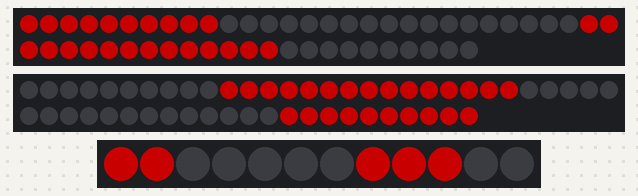
Recording of a sketch running on a simulated Arduino Uno, built with avr-gcc and run on an emulated ATmega328P. On the bench: 2 × 53 RGB LEDs in strip order, left to right, continuing on the next row, 12 RGB LEDs in strip order, left to right. Dim RGB values are drawn brighter than linear.

Above: at 0.06 s.
At 94.53 s:
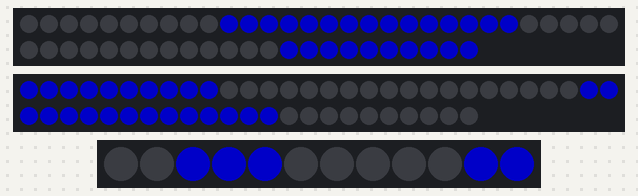

The sketch:

Police_Lights_7.ino
```cpp
/*
Police lights using FastLED library
*/

#define FASTLED_INTERNAL
#include "FastLED.h"
#define COLOR_ORDER GRB
#define LED_TYPE WS2812
#define NUM_LEDS 53
#define NUM_LEDS3 12

CRGBArray<NUM_LEDS> leds1;
CRGBArray<NUM_LEDS> leds2;
CRGBArray<NUM_LEDS3> leds3;
//bottom row led strip arrays are leds1
//top row led strip arrays are leds2
CRGBSet group1(leds1(0,4));
CRGBSet group2(leds1(5,9));
CRGBSet group3(leds1(10,14));
CRGBSet group4(leds1(15,19));
CRGBSet group5(leds1(20,24));
CRGBSet group6(leds1(28,32));
CRGBSet group7(leds1(33,37));
CRGBSet group8(leds1(38,42));
CRGBSet group9(leds1(43,47));
CRGBSet group10(leds1(48,52));

CRGBSet group11(leds2(48,52));
CRGBSet group12(leds2(43,47));
CRGBSet group13(leds2(38,42));
CRGBSet group14(leds2(33,37));
CRGBSet group15(leds2(28,32));
CRGBSet group16(leds2(20,24));
CRGBSet group17(leds2(15,19));
CRGBSet group18(leds2(10,14));
CRGBSet group19(leds2(5,9));
CRGBSet group20(leds2(0,4));

CRGBSet group21(leds3(0,0));
CRGBSet group22(leds3(1,1));
CRGBSet group23(leds3(2,2));
CRGBSet group24(leds3(3,3));
CRGBSet group25(leds3(4,4));
CRGBSet group26(leds3(7,7));
CRGBSet group27(leds3(8,8));
CRGBSet group28(leds3(9,9));
CRGBSet group29(leds3(10,10));
CRGBSet group30(leds3(11,11));

CHSV color1(0,255,255);			//red
CHSV color2(160,255,255);		//blue
CHSV color3(0,0,0);				//black

void setup() {

  FastLED.addLeds<WS2812, 5, GRB>(leds1, NUM_LEDS);		//strip1 or bottom row
  FastLED.addLeds<WS2812, 6, GRB>(leds2, NUM_LEDS);		//strip2 or top row
  FastLED.addLeds<WS2812, 7, GRB>(leds3, NUM_LEDS3);	//strip3 or computer lights
  FastLED.setBrightness(255);							//full brightness

}

void loop() {
	for(int x = 0; x < 3; x++) {	//repeat the flash 3 times
		group1 = color1;
		group11 = color1;
		group21 = color1;
		group2 = color1;
		group12 = color1;
		group22 = color1;
		group6 = color1;
		group16 = color1;
		group26 = color1;
		group7 = color1;
		group17 = color1;
		group27 = color1;
		group8 = color1;
		group18 = color1;
		group28 = color1;

		FastLED.show(100);
		delay(100);

		group1 = color3;
		group11 = color3;
		group21 = color3;
		group2 = color3;
		group12 = color3;
		group22 = color3;
		group6 = color3;
		group16 = color3;
		group26 = color3;
		group7 = color3;
		group17 = color3;
		group27 = color3;
		group8 = color3;
		group18 = color3;
		group28 = color3;

		FastLED.show(100);
		delay(100);
	}
	for(int x = 0; x < 3; x++) {	//repeat the flash 3 times
		group3 = color2;
		group13 = color2;
		group23 = color2;
		group4 = color2;
		group14 = color2;
		group24 = color2;
		group5 = color2;
		group15 = color2;
		group25 = color2;
		group9 = color2;
		group19 = color2;
		group29 = color2;
		group10 = color2;
		group20 = color2;
		group30 = color2;

		FastLED.show(100);
		delay(100);

		group3 = color3;
		group13 = color3;
		group23 = color3;
		group4 = color3;
		group14 = color3;
		group24 = color3;
		group5 = color3;
		group15 = color3;
		group25 = color3;
		group9 = color3;
		group19 = color3;
		group29 = color3;
		group10 = color3;
		group20 = color3;
		group30 = color3;

		FastLED.show(100);
		delay(100);
	}
}
```
